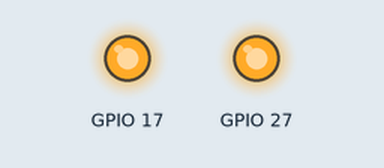
Simulated run of this program. Board: Raspberry Pi (BCM pin numbers). On the bench: output pins drawn as LEDs (lit = HIGH). At 0.0 s the program stops and its outputs stay as they are.

Above: at 0.1 s.
Timing chart, 0 to 1.5 s (numbered marks = the images above):
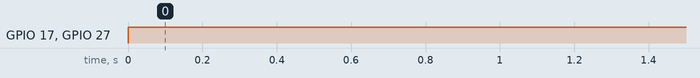

The program:

led_on.py
```python
#!/usr/bin/python
import RPi.GPIO as GPIO

def lights_on():
	GPIO.output(17, GPIO.HIGH)
	GPIO.output(27, GPIO.HIGH)
	return


def lights_off():
	GPIO.output(17, GPIO.LOW)
	GPIO.output(27, GPIO.LOW)
	return

def setup():
	GPIO.setmode(GPIO.BCM)
	GPIO.setwarnings(False)
	GPIO.cleanup()
	GPIO.setup(17, GPIO.OUT)
	GPIO.setup(27, GPIO.OUT)
	return

setup()
lights_on()
```

Measured:
- by itself, GPIO 17, GPIO 27: LOW → HIGH at 0.00 s
